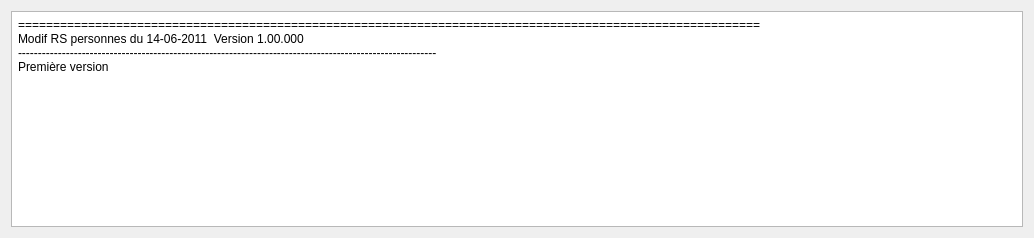
<?xml version="1.0" encoding="UTF-8"?>
<ui version="4.0">
 <class>C_Dlg_Changements</class>
 <widget class="QDialog" name="C_Dlg_Changements">
  <property name="geometry">
   <rect>
    <x>0</x>
    <y>0</y>
    <width>1034</width>
    <height>238</height>
   </rect>
  </property>
  <property name="windowTitle">
   <string>Dialog</string>
  </property>
  <layout class="QGridLayout" name="gridLayout">
   <item row="0" column="0">
    <widget class="QTextEdit" name="textEdit_Changements">
     <property name="html">
      <string>&lt;!DOCTYPE HTML PUBLIC &quot;-//W3C//DTD HTML 4.0//EN&quot; &quot;http://www.w3.org/TR/REC-html40/strict.dtd&quot;&gt;
&lt;html&gt;&lt;head&gt;&lt;meta name=&quot;qrichtext&quot; content=&quot;1&quot; /&gt;&lt;style type=&quot;text/css&quot;&gt;
p, li { white-space: pre-wrap; }
&lt;/style&gt;&lt;/head&gt;&lt;body style=&quot; font-family:'Sans Serif'; font-size:9pt; font-weight:400; font-style:normal;&quot;&gt;
&lt;table border=&quot;0&quot; style=&quot;-qt-table-type: root; margin-top:4px; margin-bottom:4px; margin-left:4px; margin-right:4px;&quot;&gt;
&lt;tr&gt;
&lt;td style=&quot;border: none;&quot;&gt;
&lt;table border=&quot;0&quot; style=&quot; margin-top:0px; margin-bottom:0px; margin-left:0px; margin-right:0px;&quot; cellspacing=&quot;2&quot; cellpadding=&quot;0&quot;&gt;
&lt;tr&gt;
&lt;td&gt;
&lt;p style=&quot; margin-top:12px; margin-bottom:12px; margin-left:0px; margin-right:0px; -qt-block-indent:0; text-indent:0px;&quot;&gt;========================================================================================================== &lt;br /&gt;Modif RS personnes du 14-06-2011  Version 1.00.000&lt;br /&gt;--------------------------------------------------------------------------------------------------------- &lt;br /&gt;Première version&lt;/p&gt;
&lt;p style=&quot;-qt-paragraph-type:empty; margin-top:12px; margin-bottom:12px; margin-left:0px; margin-right:0px; -qt-block-indent:0; text-indent:0px;&quot;&gt;&lt;/p&gt;&lt;/td&gt;&lt;/tr&gt;&lt;/table&gt;&lt;/td&gt;&lt;/tr&gt;&lt;/table&gt;&lt;/body&gt;&lt;/html&gt;</string>
     </property>
    </widget>
   </item>
  </layout>
 </widget>
 <resources/>
 <connections/>
</ui>
